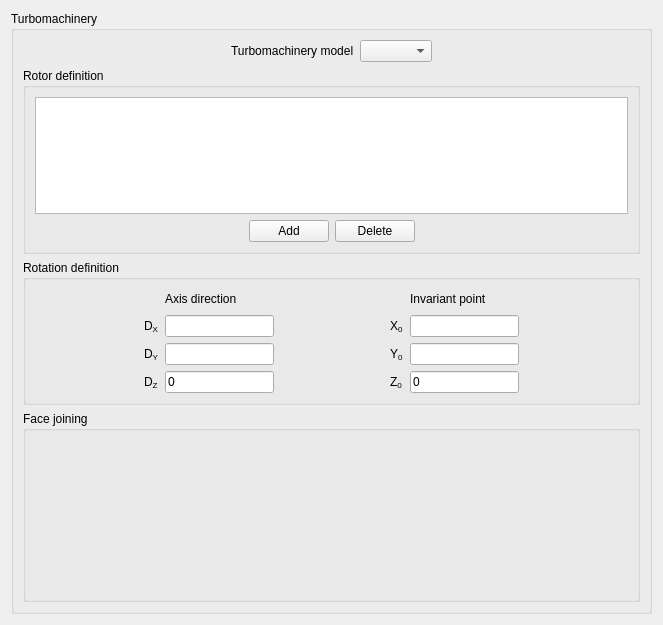
<?xml version="1.0" encoding="UTF-8"?>
<ui version="4.0">
 <class>TurboMachineryForm</class>
 <widget class="QWidget" name="TurboMachineryForm">
  <property name="geometry">
   <rect>
    <x>0</x>
    <y>0</y>
    <width>659</width>
    <height>625</height>
   </rect>
  </property>
  <property name="windowTitle">
   <string>Form</string>
  </property>
  <layout class="QGridLayout" name="gridLayout_4">
   <item row="0" column="0">
    <widget class="QGroupBox" name="groupBoxTurboMachinery">
     <property name="toolTip">
      <string>&lt;html&gt;&lt;head/&gt;&lt;body&gt;&lt;p&gt;&lt;span style=&quot; font-size:9pt;&quot;&gt;Select the turbomachinery model between a full transient simulation or a frozen rotor model.&lt;/span&gt;&lt;/p&gt;&lt;p&gt;&lt;span style=&quot; font-size:9pt;&quot;&gt;(Code_Saturne key word: &lt;/span&gt;&lt;span style=&quot; font-size:9pt; font-weight:600;&quot;&gt;ITURBO&lt;/span&gt;&lt;span style=&quot; font-size:9pt;&quot;&gt;)&lt;/span&gt;&lt;/p&gt;&lt;/body&gt;&lt;/html&gt;</string>
     </property>
     <property name="title">
      <string>Turbomachinery</string>
     </property>
     <layout class="QGridLayout" name="gridLayout_3">
      <item row="0" column="0">
       <layout class="QHBoxLayout" name="horizontalLayout">
        <item>
         <spacer name="horizontalSpacer">
          <property name="orientation">
           <enum>Qt::Horizontal</enum>
          </property>
          <property name="sizeHint" stdset="0">
           <size>
            <width>13</width>
            <height>20</height>
           </size>
          </property>
         </spacer>
        </item>
        <item>
         <widget class="QLabel" name="label">
          <property name="toolTip">
           <string>&lt;html&gt;&lt;head/&gt;&lt;body&gt;&lt;p&gt;&lt;span style=&quot; font-size:9pt;&quot;&gt;Select the turbomachinery model between a full transient simulation or a frozen rotor model.&lt;/span&gt;&lt;/p&gt;&lt;p&gt;&lt;span style=&quot; font-size:9pt;&quot;&gt;(Code_Saturne key word: &lt;/span&gt;&lt;span style=&quot; font-size:9pt; font-weight:600;&quot;&gt;ITURBO&lt;/span&gt;&lt;span style=&quot; font-size:9pt;&quot;&gt;)&lt;/span&gt;&lt;/p&gt;&lt;/body&gt;&lt;/html&gt;</string>
          </property>
          <property name="text">
           <string>Turbomachinery model</string>
          </property>
         </widget>
        </item>
        <item>
         <widget class="QComboBox" name="comboBoxTurboMachineryType">
          <property name="toolTip">
           <string>&lt;html&gt;&lt;head/&gt;&lt;body&gt;&lt;p&gt;&lt;span style=&quot; font-size:9pt;&quot;&gt;Select the turbomachinery model between a full transient simulation or a frozen rotor model.&lt;/span&gt;&lt;/p&gt;&lt;p&gt;&lt;span style=&quot; font-size:9pt;&quot;&gt;(Code_Saturne key word: &lt;/span&gt;&lt;span style=&quot; font-size:9pt; font-weight:600;&quot;&gt;ITURBO&lt;/span&gt;&lt;span style=&quot; font-size:9pt;&quot;&gt;)&lt;/span&gt;&lt;/p&gt;&lt;/body&gt;&lt;/html&gt;</string>
          </property>
          <property name="sizeAdjustPolicy">
           <enum>QComboBox::AdjustToContents</enum>
          </property>
         </widget>
        </item>
        <item>
         <spacer name="horizontalSpacer_2">
          <property name="orientation">
           <enum>Qt::Horizontal</enum>
          </property>
          <property name="sizeHint" stdset="0">
           <size>
            <width>13</width>
            <height>20</height>
           </size>
          </property>
         </spacer>
        </item>
       </layout>
      </item>
      <item row="3" column="0">
       <widget class="QGroupBox" name="groupBoxJoin">
        <property name="toolTip">
         <string>&lt;html&gt;&lt;head/&gt;&lt;body&gt;&lt;p&gt;&lt;span style=&quot; font-size:9pt;&quot;&gt;Join abutting boundary faces (conforming or not); joined faces become interior faces.&lt;/span&gt;&lt;/p&gt;&lt;/body&gt;&lt;/html&gt;</string>
        </property>
        <property name="title">
         <string>Face joining</string>
        </property>
        <property name="checkable">
         <bool>false</bool>
        </property>
        <layout class="QGridLayout" name="_7">
         <item row="0" column="0">
          <widget class="QFrame" name="frameJoin_2">
           <property name="frameShape">
            <enum>QFrame::NoFrame</enum>
           </property>
           <property name="frameShadow">
            <enum>QFrame::Raised</enum>
           </property>
           <layout class="QGridLayout" name="_8">
            <property name="leftMargin">
             <number>0</number>
            </property>
            <property name="topMargin">
             <number>0</number>
            </property>
            <property name="rightMargin">
             <number>0</number>
            </property>
            <property name="bottomMargin">
             <number>0</number>
            </property>
            <property name="spacing">
             <number>6</number>
            </property>
            <item row="0" column="0">
             <layout class="QHBoxLayout" name="_9">
              <item>
               <widget class="FacesSelectionView" name="widgetFacesJoin" native="true">
                <property name="sizePolicy">
                 <sizepolicy hsizetype="Expanding" vsizetype="Expanding">
                  <horstretch>0</horstretch>
                  <verstretch>0</verstretch>
                 </sizepolicy>
                </property>
                <property name="minimumSize">
                 <size>
                  <width>350</width>
                  <height>150</height>
                 </size>
                </property>
                <property name="maximumSize">
                 <size>
                  <width>16777215</width>
                  <height>200</height>
                 </size>
                </property>
                <property name="toolTip">
                 <string>&lt;html&gt;&lt;head/&gt;&lt;body&gt;&lt;p&gt;&lt;span style=&quot; font-size:9pt;&quot;&gt;Join abutting boundary faces (conforming or not); joined faces become interior faces.&lt;/span&gt;&lt;/p&gt;&lt;/body&gt;&lt;/html&gt;</string>
                </property>
               </widget>
              </item>
             </layout>
            </item>
           </layout>
          </widget>
         </item>
        </layout>
       </widget>
      </item>
      <item row="2" column="0">
       <widget class="QGroupBox" name="groupBoxRotation">
        <property name="toolTip">
         <string>&lt;html&gt;&lt;head/&gt;&lt;body&gt;&lt;p&gt;&lt;span style=&quot; font-size:9pt;&quot;&gt;Rotation defined by angle in degrees, an axis vector (does not need to be normalized), and coordinates of an invariant point.&lt;/span&gt;&lt;/p&gt;&lt;/body&gt;&lt;/html&gt;</string>
        </property>
        <property name="title">
         <string>Rotation definition</string>
        </property>
        <layout class="QGridLayout" name="gridLayout">
         <item row="0" column="0">
          <layout class="QGridLayout" name="_4">
           <item row="0" column="0">
            <spacer>
             <property name="orientation">
              <enum>Qt::Horizontal</enum>
             </property>
             <property name="sizeHint" stdset="0">
              <size>
               <width>20</width>
               <height>20</height>
              </size>
             </property>
            </spacer>
           </item>
           <item row="0" column="3">
            <spacer>
             <property name="orientation">
              <enum>Qt::Horizontal</enum>
             </property>
             <property name="sizeHint" stdset="0">
              <size>
               <width>16</width>
               <height>16</height>
              </size>
             </property>
            </spacer>
           </item>
           <item row="0" column="6">
            <spacer>
             <property name="orientation">
              <enum>Qt::Horizontal</enum>
             </property>
             <property name="sizeHint" stdset="0">
              <size>
               <width>20</width>
               <height>20</height>
              </size>
             </property>
            </spacer>
           </item>
           <item row="1" column="0">
            <spacer>
             <property name="orientation">
              <enum>Qt::Horizontal</enum>
             </property>
             <property name="sizeHint" stdset="0">
              <size>
               <width>20</width>
               <height>20</height>
              </size>
             </property>
            </spacer>
           </item>
           <item row="1" column="1">
            <widget class="QLabel" name="labelDX">
             <property name="toolTip">
              <string>&lt;html&gt;&lt;head/&gt;&lt;body&gt;&lt;p&gt;&lt;span style=&quot; font-size:9pt;&quot;&gt;Specify the vector defining the axis direction (does not need to be normalized).&lt;/span&gt;&lt;/p&gt;&lt;/body&gt;&lt;/html&gt;</string>
             </property>
             <property name="text">
              <string>D&lt;sub&gt;X&lt;/sub&gt;</string>
             </property>
            </widget>
           </item>
           <item row="1" column="2">
            <widget class="QLineEdit" name="lineEditDX">
             <property name="toolTip">
              <string>&lt;html&gt;&lt;head/&gt;&lt;body&gt;&lt;p&gt;&lt;span style=&quot; font-size:9pt;&quot;&gt;Specify the vector defining the axis direction (does not need to be normalized).&lt;/span&gt;&lt;/p&gt;&lt;/body&gt;&lt;/html&gt;</string>
             </property>
            </widget>
           </item>
           <item row="1" column="3">
            <spacer>
             <property name="orientation">
              <enum>Qt::Horizontal</enum>
             </property>
             <property name="sizeHint" stdset="0">
              <size>
               <width>16</width>
               <height>16</height>
              </size>
             </property>
            </spacer>
           </item>
           <item row="1" column="4">
            <widget class="QLabel" name="labelX1">
             <property name="toolTip">
              <string>&lt;html&gt;&lt;head/&gt;&lt;body&gt;&lt;p&gt;&lt;span style=&quot; font-size:9pt;&quot;&gt;Specify the coordinates of the invariant point.&lt;/span&gt;&lt;/p&gt;&lt;/body&gt;&lt;/html&gt;</string>
             </property>
             <property name="text">
              <string>X&lt;sub&gt;0&lt;/sub&gt;</string>
             </property>
            </widget>
           </item>
           <item row="1" column="5">
            <widget class="QLineEdit" name="lineEditX1">
             <property name="toolTip">
              <string>&lt;html&gt;&lt;head/&gt;&lt;body&gt;&lt;p&gt;&lt;span style=&quot; font-size:9pt;&quot;&gt;Specify the coordinates of the invariant point.&lt;/span&gt;&lt;/p&gt;&lt;/body&gt;&lt;/html&gt;</string>
             </property>
            </widget>
           </item>
           <item row="1" column="6">
            <spacer>
             <property name="orientation">
              <enum>Qt::Horizontal</enum>
             </property>
             <property name="sizeHint" stdset="0">
              <size>
               <width>20</width>
               <height>20</height>
              </size>
             </property>
            </spacer>
           </item>
           <item row="2" column="0">
            <spacer>
             <property name="orientation">
              <enum>Qt::Horizontal</enum>
             </property>
             <property name="sizeHint" stdset="0">
              <size>
               <width>20</width>
               <height>20</height>
              </size>
             </property>
            </spacer>
           </item>
           <item row="2" column="1">
            <widget class="QLabel" name="labelDY">
             <property name="toolTip">
              <string>&lt;html&gt;&lt;head/&gt;&lt;body&gt;&lt;p&gt;&lt;span style=&quot; font-size:9pt;&quot;&gt;Specify the vector defining the axis direction (does not need to be normalized).&lt;/span&gt;&lt;/p&gt;&lt;/body&gt;&lt;/html&gt;</string>
             </property>
             <property name="text">
              <string>D&lt;sub&gt;Y&lt;/sub&gt;</string>
             </property>
            </widget>
           </item>
           <item row="2" column="2">
            <widget class="QLineEdit" name="lineEditDY">
             <property name="toolTip">
              <string>&lt;html&gt;&lt;head/&gt;&lt;body&gt;&lt;p&gt;&lt;span style=&quot; font-size:9pt;&quot;&gt;Specify the vector defining the axis direction (does not need to be normalized).&lt;/span&gt;&lt;/p&gt;&lt;/body&gt;&lt;/html&gt;</string>
             </property>
            </widget>
           </item>
           <item row="2" column="3">
            <spacer>
             <property name="orientation">
              <enum>Qt::Horizontal</enum>
             </property>
             <property name="sizeHint" stdset="0">
              <size>
               <width>16</width>
               <height>16</height>
              </size>
             </property>
            </spacer>
           </item>
           <item row="2" column="4">
            <widget class="QLabel" name="labelY1">
             <property name="toolTip">
              <string>&lt;html&gt;&lt;head/&gt;&lt;body&gt;&lt;p&gt;&lt;span style=&quot; font-size:9pt;&quot;&gt;Specify the coordinates of the invariant point.&lt;/span&gt;&lt;/p&gt;&lt;/body&gt;&lt;/html&gt;</string>
             </property>
             <property name="text">
              <string>Y&lt;sub&gt;0&lt;/sub&gt;</string>
             </property>
            </widget>
           </item>
           <item row="2" column="5">
            <widget class="QLineEdit" name="lineEditY1">
             <property name="toolTip">
              <string>&lt;html&gt;&lt;head/&gt;&lt;body&gt;&lt;p&gt;&lt;span style=&quot; font-size:9pt;&quot;&gt;Specify the coordinates of the invariant point.&lt;/span&gt;&lt;/p&gt;&lt;/body&gt;&lt;/html&gt;</string>
             </property>
            </widget>
           </item>
           <item row="2" column="6">
            <spacer>
             <property name="orientation">
              <enum>Qt::Horizontal</enum>
             </property>
             <property name="sizeHint" stdset="0">
              <size>
               <width>20</width>
               <height>20</height>
              </size>
             </property>
            </spacer>
           </item>
           <item row="3" column="0">
            <spacer>
             <property name="orientation">
              <enum>Qt::Horizontal</enum>
             </property>
             <property name="sizeHint" stdset="0">
              <size>
               <width>20</width>
               <height>20</height>
              </size>
             </property>
            </spacer>
           </item>
           <item row="3" column="1">
            <widget class="QLabel" name="labelDZ">
             <property name="enabled">
              <bool>true</bool>
             </property>
             <property name="toolTip">
              <string>&lt;html&gt;&lt;head/&gt;&lt;body&gt;&lt;p&gt;&lt;span style=&quot; font-size:9pt;&quot;&gt;Specify the vector defining the axis direction (does not need to be normalized).&lt;/span&gt;&lt;/p&gt;&lt;/body&gt;&lt;/html&gt;</string>
             </property>
             <property name="text">
              <string>D&lt;sub&gt;Z&lt;/sub&gt;</string>
             </property>
            </widget>
           </item>
           <item row="3" column="2">
            <widget class="QLineEdit" name="lineEditDZ">
             <property name="enabled">
              <bool>true</bool>
             </property>
             <property name="toolTip">
              <string>&lt;html&gt;&lt;head/&gt;&lt;body&gt;&lt;p&gt;&lt;span style=&quot; font-size:9pt;&quot;&gt;Specify the vector defining the axis direction (does not need to be normalized).&lt;/span&gt;&lt;/p&gt;&lt;/body&gt;&lt;/html&gt;</string>
             </property>
             <property name="text">
              <string>0</string>
             </property>
            </widget>
           </item>
           <item row="3" column="3">
            <spacer>
             <property name="orientation">
              <enum>Qt::Horizontal</enum>
             </property>
             <property name="sizeHint" stdset="0">
              <size>
               <width>16</width>
               <height>16</height>
              </size>
             </property>
            </spacer>
           </item>
           <item row="3" column="4">
            <widget class="QLabel" name="labelZ1">
             <property name="enabled">
              <bool>true</bool>
             </property>
             <property name="toolTip">
              <string>&lt;html&gt;&lt;head/&gt;&lt;body&gt;&lt;p&gt;&lt;span style=&quot; font-size:9pt;&quot;&gt;Specify the coordinates of the invariant point.&lt;/span&gt;&lt;/p&gt;&lt;/body&gt;&lt;/html&gt;</string>
             </property>
             <property name="text">
              <string>Z&lt;sub&gt;0&lt;/sub&gt;</string>
             </property>
            </widget>
           </item>
           <item row="3" column="5">
            <widget class="QLineEdit" name="lineEditZ1">
             <property name="enabled">
              <bool>true</bool>
             </property>
             <property name="toolTip">
              <string>&lt;html&gt;&lt;head/&gt;&lt;body&gt;&lt;p&gt;&lt;span style=&quot; font-size:9pt;&quot;&gt;Specify the coordinates of the invariant point.&lt;/span&gt;&lt;/p&gt;&lt;/body&gt;&lt;/html&gt;</string>
             </property>
             <property name="text">
              <string>0</string>
             </property>
            </widget>
           </item>
           <item row="3" column="6">
            <spacer>
             <property name="orientation">
              <enum>Qt::Horizontal</enum>
             </property>
             <property name="sizeHint" stdset="0">
              <size>
               <width>20</width>
               <height>20</height>
              </size>
             </property>
            </spacer>
           </item>
           <item row="0" column="2">
            <widget class="QLabel" name="label_3">
             <property name="toolTip">
              <string>&lt;html&gt;&lt;head/&gt;&lt;body&gt;&lt;p&gt;&lt;span style=&quot; font-size:9pt;&quot;&gt;Specify the vector defining the axis direction (does not need to be normalized).&lt;/span&gt;&lt;/p&gt;&lt;/body&gt;&lt;/html&gt;</string>
             </property>
             <property name="text">
              <string>Axis direction</string>
             </property>
            </widget>
           </item>
           <item row="0" column="5">
            <widget class="QLabel" name="label_4">
             <property name="toolTip">
              <string>&lt;html&gt;&lt;head/&gt;&lt;body&gt;&lt;p&gt;&lt;span style=&quot; font-size:9pt;&quot;&gt;Specify the coordinates of the invariant point.&lt;/span&gt;&lt;/p&gt;&lt;/body&gt;&lt;/html&gt;</string>
             </property>
             <property name="text">
              <string>Invariant point</string>
             </property>
            </widget>
           </item>
          </layout>
         </item>
        </layout>
       </widget>
      </item>
      <item row="1" column="0">
       <widget class="QGroupBox" name="groupBoxDefineTurboMachinery">
        <property name="toolTip">
         <string>&lt;html&gt;&lt;head/&gt;&lt;body&gt;&lt;p&gt;&lt;span style=&quot; font-size:9pt;&quot;&gt;Define the rotor by specifiying a rotation velocity in radians and a selection criteria to delineate the rotor zone.&lt;/span&gt;&lt;/p&gt;&lt;/body&gt;&lt;/html&gt;</string>
        </property>
        <property name="title">
         <string>Rotor definition</string>
        </property>
        <layout class="QGridLayout" name="gridLayout_2">
         <item row="0" column="0">
          <widget class="QTableView" name="tableViewTurboMachinery"/>
         </item>
         <item row="1" column="0">
          <layout class="QHBoxLayout" name="_2">
           <property name="spacing">
            <number>6</number>
           </property>
           <property name="leftMargin">
            <number>0</number>
           </property>
           <property name="topMargin">
            <number>0</number>
           </property>
           <property name="rightMargin">
            <number>0</number>
           </property>
           <property name="bottomMargin">
            <number>0</number>
           </property>
           <item>
            <spacer>
             <property name="orientation">
              <enum>Qt::Horizontal</enum>
             </property>
             <property name="sizeHint" stdset="0">
              <size>
               <width>17</width>
               <height>17</height>
              </size>
             </property>
            </spacer>
           </item>
           <item>
            <layout class="QHBoxLayout" name="_3">
             <property name="spacing">
              <number>6</number>
             </property>
             <property name="leftMargin">
              <number>0</number>
             </property>
             <property name="topMargin">
              <number>0</number>
             </property>
             <property name="rightMargin">
              <number>0</number>
             </property>
             <property name="bottomMargin">
              <number>0</number>
             </property>
             <item>
              <widget class="QPushButton" name="pushButtonAdd">
               <property name="toolTip">
                <string>&lt;html&gt;&lt;head/&gt;&lt;body&gt;&lt;p&gt;&lt;span style=&quot; font-size:9pt;&quot;&gt;Add a rotor.&lt;/span&gt;&lt;/p&gt;&lt;/body&gt;&lt;/html&gt;</string>
               </property>
               <property name="text">
                <string>Add</string>
               </property>
              </widget>
             </item>
             <item>
              <widget class="QPushButton" name="pushButtonDelete">
               <property name="toolTip">
                <string>&lt;html&gt;&lt;head/&gt;&lt;body&gt;&lt;p&gt;&lt;span style=&quot; font-size:9pt;&quot;&gt;Remove the last added rotor.&lt;/span&gt;&lt;/p&gt;&lt;/body&gt;&lt;/html&gt;</string>
               </property>
               <property name="text">
                <string>Delete</string>
               </property>
              </widget>
             </item>
            </layout>
           </item>
           <item>
            <spacer>
             <property name="orientation">
              <enum>Qt::Horizontal</enum>
             </property>
             <property name="sizeHint" stdset="0">
              <size>
               <width>17</width>
               <height>17</height>
              </size>
             </property>
            </spacer>
           </item>
          </layout>
         </item>
        </layout>
       </widget>
      </item>
     </layout>
    </widget>
   </item>
   <item row="1" column="0">
    <spacer>
     <property name="orientation">
      <enum>Qt::Vertical</enum>
     </property>
     <property name="sizeHint" stdset="0">
      <size>
       <width>641</width>
       <height>16</height>
      </size>
     </property>
    </spacer>
   </item>
  </layout>
  <zorder>groupBoxTurboMachinery</zorder>
  <zorder></zorder>
 </widget>
 <customwidgets>
  <customwidget>
   <class>FacesSelectionView</class>
   <extends>QWidget</extends>
   <header location="global">FacesSelectionView.h</header>
   <container>1</container>
  </customwidget>
 </customwidgets>
 <resources/>
 <connections/>
</ui>
